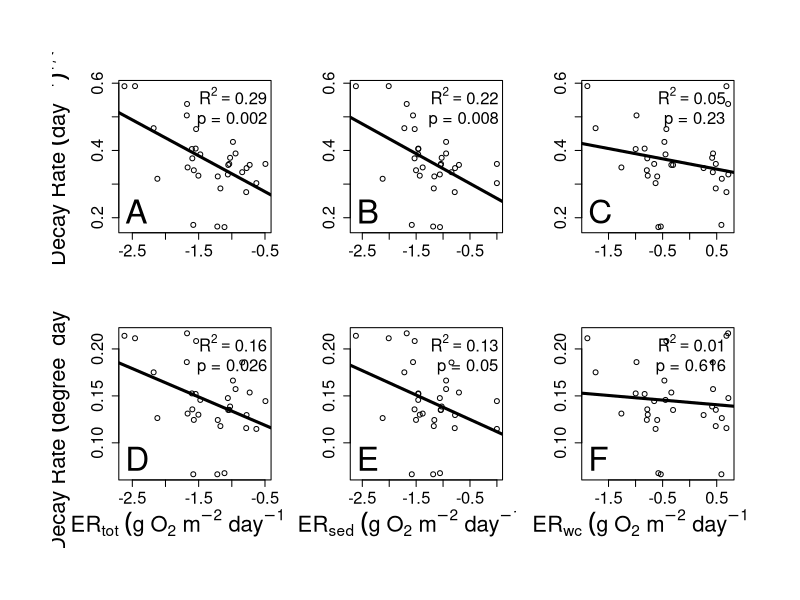

Write R code to recreate this figure.
require(readr)

# read in ER data
ER.data = read_csv("v2_SSS_Water_Sediment_Total_Respiration_GPP.csv",comment = '#')
head(ER.data)

# read in decay rate data
Decay.data = read_csv("Outputs/Decay_Data.csv")
head(Decay.data)
head(Decay.data[,c('Parent_ID','mean_degree_decay_rate')])
length((unique(Decay.data$Parent_ID))) # 46

# get mean per day decay rate
mean.decay.per.day = as.data.frame(tapply(X = Decay.data$Decay_Rate_per_day,INDEX = Decay.data$Parent_ID,FUN = 'mean'))
colnames(mean.decay.per.day) = c('mean_day_decay_rate')
mean.decay.per.day$Parent_ID = rownames(mean.decay.per.day)
head(mean.decay.per.day)

# merge mean decay with decay data
Decay.data = merge(x = Decay.data,y = mean.decay.per.day,by = 'Parent_ID')
head(Decay.data)
dim(Decay.data)

# drop unneeded columns and reduce to a single row per site (parent id)
Decay.data = unique(Decay.data[,c('Parent_ID','mean_day_decay_rate','mean_degree_decay_rate')])
head(Decay.data)
length((unique(Decay.data$Parent_ID))) # should be 46 (same as length above on line 11)

# merge decay rates with ERs
merged.data = merge(ER.data,Decay.data,by = 'Parent_ID',all = T)
head(merged.data)

# remove sites with missing data
merged.data = merged.data[-grep(pattern = -9999,x = merged.data$Sediment_Respiration),]
merged.data = merged.data[-which(is.na(merged.data$mean_day_decay_rate)==T),]
head(merged.data)
dim(merged.data)

# cube root transform
cube_root <- function(x) sign(x) * (abs(x))^(1/3)
merged.data$cube.root_mean_day_decay_rate = cube_root(merged.data$mean_day_decay_rate)
merged.data$cube.root_mean_degree_decay_rate = cube_root(merged.data$mean_degree_decay_rate)
merged.data$cube.root_Total_Ecosystem_Respiration = cube_root(merged.data$Total_Ecosystem_Respiration)
merged.data$cube.root_Sediment_Respiration = cube_root(merged.data$Sediment_Respiration)
merged.data$cube.root_Water_Column_Respiration = cube_root(merged.data$Water_Column_Respiration)

# generate the 6 panel plot

pdf("Outputs/Decay_vs_ERs.pdf", width = 14, height = 9)

# Set plotting parameters
par(pty = "s", mfrow = c(2, 3), oma = c(4, 4, 4, 4), mar = c(5, 5, 2, 1), mgp = c(3.5, 1, 0))

# per day decay plots
mod.to.plot = merged.data$cube.root_mean_day_decay_rate ~ merged.data$cube.root_Total_Ecosystem_Respiration
mod.sum = summary(lm(mod.to.plot))
plot(mod.to.plot, 
     xlab = "", # expression(ER[tot]~(g~O[2]~m^-2~day^-1)^{1/3}), 
     ylab = expression(Decay~Rate~(day^-1)^{1/3}), 
     cex.lab = 2, cex.axis = 1.5)
abline(mod.sum,lwd=3)
mtext(bquote(R^2 == .(round(mod.sum$r.squared, digits = 2))), side = 3, adj = 0.95, line = -2)
mtext(paste0("p = ",round(mod.sum$coefficients[2,4],digits = 3)),side = 3,adj = 0.95,line = -3.5)
mtext("A",cex=2,side = 1,adj = 0.05,line=-1.5)

mod.to.plot = merged.data$cube.root_mean_day_decay_rate ~ merged.data$cube.root_Sediment_Respiration
mod.sum = summary(lm(mod.to.plot))
plot(mod.to.plot, 
     xlab = "", # expression(ER[sed]~(g~O[2]~m^-2~day^-1)^{1/3}), 
     ylab = "", # expression(Decay~Rate~(day^-1)^{1/3}), 
     cex.lab = 2, cex.axis = 1.5)
abline(mod.sum,lwd=3)
mtext(bquote(R^2 == .(round(mod.sum$r.squared, digits = 2))), side = 3, adj = 0.95, line = -2)
mtext(paste0("p = ",round(mod.sum$coefficients[2,4],digits = 3)),side = 3,adj = 0.95,line = -3.5)
mtext("B",cex=2,side = 1,adj = 0.05,line=-1.5)

mod.to.plot = merged.data$cube.root_mean_day_decay_rate ~ merged.data$cube.root_Water_Column_Respiration
mod.sum = summary(lm(mod.to.plot))
plot(mod.to.plot, 
     xlab = "", # expression(ER[wc]~(g~O[2]~m^-2~day^-1)^{1/3}), 
     ylab = "", #expression(Decay~Rate~(day^-1)^{1/3}), 
     cex.lab = 2, cex.axis = 1.5)
abline(mod.sum,lwd=3)
mtext(bquote(R^2 == .(round(mod.sum$r.squared, digits = 2))), side = 3, adj = 0.90, line = -2)
mtext(paste0("p = ",round(mod.sum$coefficients[2,4],digits = 3)),side = 3,adj = 0.90,line = -3.5)
mtext("C",cex=2,side = 1,adj = 0.05,line=-1.5)

# per degree day decay plots
mod.to.plot = merged.data$cube.root_mean_degree_decay_rate ~ merged.data$cube.root_Total_Ecosystem_Respiration
mod.sum = summary(lm(mod.to.plot))
plot(mod.to.plot, 
     xlab = expression(ER[tot]~(g~O[2]~m^-2~day^-1)^{1/3}), 
     ylab = bquote(Decay ~ Rate ~ ('degree ' ~ day^-1)^{1/3}), 
     cex.lab = 2, cex.axis = 1.5)
abline(mod.sum,lwd=3)
mtext(bquote(R^2 == .(round(mod.sum$r.squared, digits = 2))), side = 3, adj = 0.95, line = -2)
mtext(paste0("p = ",round(mod.sum$coefficients[2,4],digits = 3)),side = 3,adj = 0.95,line = -3.5)
mtext("D",cex=2,side = 1,adj = 0.05,line=-1.5)

mod.to.plot = merged.data$cube.root_mean_degree_decay_rate ~ merged.data$cube.root_Sediment_Respiration
mod.sum = summary(lm(mod.to.plot))
plot(mod.to.plot, 
     xlab = expression(ER[sed]~(g~O[2]~m^-2~day^-1)^{1/3}), 
     ylab = "", # bquote(Decay ~ Rate ~ ('degree ' ~ day^-1)^{1/3}), 
     cex.lab = 2, cex.axis = 1.5)
abline(mod.sum,lwd=3)
mtext(bquote(R^2 == .(round(mod.sum$r.squared, digits = 2))), side = 3, adj = 0.95, line = -2)
mtext(paste0("p = ",round(mod.sum$coefficients[2,4],digits = 3)),side = 3,adj = 0.95,line = -3.5)
mtext("E",cex=2,side = 1,adj = 0.05,line=-1.5)

mod.to.plot = merged.data$cube.root_mean_degree_decay_rate ~ merged.data$cube.root_Water_Column_Respiration
mod.sum = summary(lm(mod.to.plot))
plot(mod.to.plot, 
     xlab = expression(ER[wc]~(g~O[2]~m^-2~day^-1)^{1/3}), 
     ylab = "", #bquote(Decay ~ Rate ~ ('degree ' ~ day^-1)^{1/3}), 
     cex.lab = 2, cex.axis = 1.5)
abline(mod.sum,lwd=3)
mtext(bquote(R^2 == .(round(mod.sum$r.squared, digits = 2))), side = 3, adj = 0.9, line = -2)
mtext(paste0("p = ",round(mod.sum$coefficients[2,4],digits = 3)),side = 3,adj = 0.9,line = -3.5)
mtext("F",cex=2,side = 1,adj = 0.05,line=-1.5)

dev.off()


# do multiple regression compared to univariate

day_mult_mod = (lm(merged.data$cube.root_mean_day_decay_rate ~ merged.data$cube.root_Water_Column_Respiration + merged.data$cube.root_Sediment_Respiration))
day_mult_inter_mod = (lm(merged.data$cube.root_mean_day_decay_rate ~ merged.data$cube.root_Water_Column_Respiration + merged.data$cube.root_Sediment_Respiration + merged.data$cube.root_Water_Column_Respiration*merged.data$cube.root_Sediment_Respiration))
degree_mult_mod = (lm(merged.data$cube.root_mean_degree_decay_rate ~ merged.data$cube.root_Water_Column_Respiration + merged.data$cube.root_Sediment_Respiration))
degree_mult_inter_mod = (lm(merged.data$cube.root_mean_degree_decay_rate ~ merged.data$cube.root_Water_Column_Respiration + merged.data$cube.root_Sediment_Respiration + merged.data$cube.root_Water_Column_Respiration*merged.data$cube.root_Sediment_Respiration))

day_ERtot_mod = (lm(merged.data$cube.root_mean_day_decay_rate ~ merged.data$cube.root_Total_Ecosystem_Respiration))
degree_ERtot_mod = (lm(merged.data$cube.root_mean_degree_decay_rate ~ merged.data$cube.root_Total_Ecosystem_Respiration))

# outcome is that univariate is a better model than multivariate for both rates
AIC(day_ERtot_mod) # [1] -59.01036
AIC(day_mult_mod) # [1] -55.24735
AIC(day_mult_inter_mod) # -53.27437

AIC(degree_ERtot_mod) # [1] -113.1095
AIC(degree_mult_mod) # [1] -110.0843
AIC(degree_mult_inter_mod) # -108.3438


